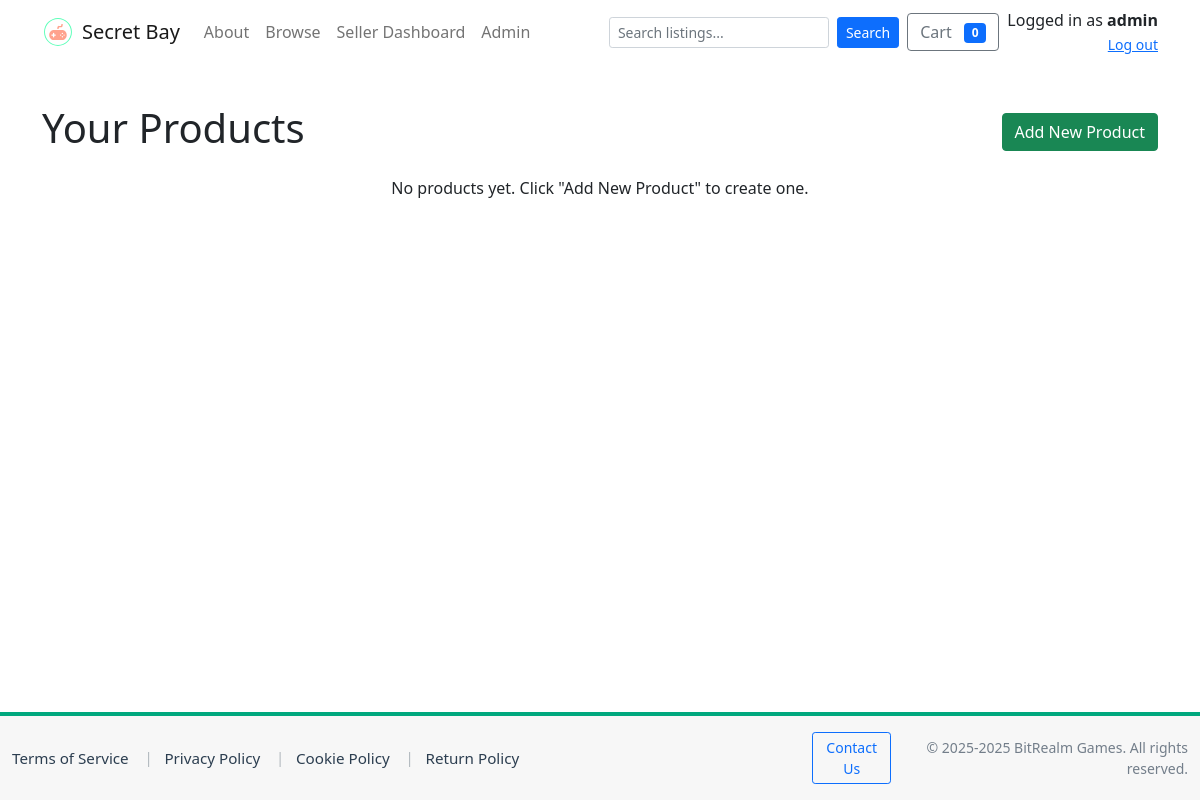
Page /seller/dashboard (signed in) on the earlier database version.
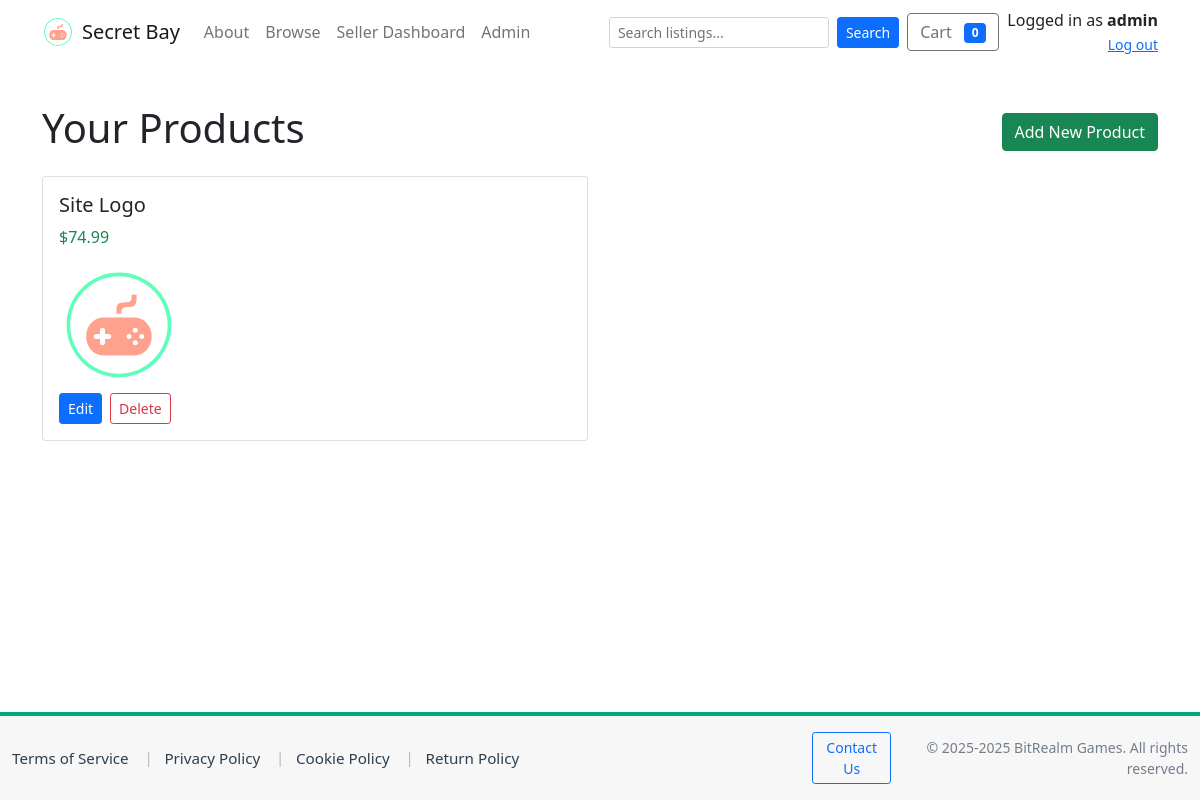
Same page on the later database version.
### tables this page shows
CREATE TABLE products (
    id INTEGER PRIMARY KEY AUTOINCREMENT,
    seller_id INTEGER,
    title TEXT NOT NULL,
    description TEXT,
    price REAL NOT NULL CHECK(price >= 0),
    stock INTEGER DEFAULT 0,
    created_at TEXT NOT NULL DEFAULT (datetime('now')), image_url TEXT, category_id INTEGER,
    FOREIGN KEY(seller_id) REFERENCES users(id) ON DELETE SET NULL
);

### app.py (the view)
@app.route('/seller/dashboard')
@login_required
@seller_required
def seller_dashboard():
    uid = session.get('user_id')
    conn = get_db_connection()
    cur = conn.cursor()
    cur.execute("SELECT id, username, business_name, seller_description, logo_url FROM users WHERE id = ?", (uid,))
    seller = cur.fetchone()
    cur.execute("SELECT id, title, price, stock, created_at, image_url FROM products WHERE seller_id = ? ORDER BY created_at DESC", (uid,))
    products = cur.fetchall()
    conn.close()
    return render_template('seller/products.html', seller=seller, products=products)

### app.py (called while the page is built)
def get_db_connection(path=DB_PATH):
    conn = sqlite3.connect(path)
    conn.row_factory = sqlite3.Row
    conn.execute("PRAGMA foreign_keys = ON;")
    return conn

def login_required(f):
    @wraps(f)
    def decorated(*args, **kwargs):
        if 'user_id' not in session:
            return redirect(url_for('login', next=request.path))
        return f(*args, **kwargs)
    return decorated

def seller_required(f):
    @wraps(f)
    def decorated(*args, **kwargs):
        uid = session.get('user_id')
        if not uid:
            return redirect(url_for('login', next=request.path))
        conn = get_db_connection()
        cur = conn.cursor()
        cur.execute("SELECT is_seller FROM users WHERE id = ?", (uid,))
        u = cur.fetchone()
        conn.close()
        if not (u and u['is_seller']):
            flash('Seller access required.')
            return redirect(url_for('index'))
        return f(*args, **kwargs)
    return decorated

### templates/seller/products.html (shortened to what this page needs)
<!doctype html>
<html lang="en">
<head>
  <link href="https://cdn.jsdelivr.net/npm/bootstrap@5.1.3/dist/css/bootstrap.min.css" rel="stylesheet">
</head>
<body>
  {% include 'navbar.html' %}
  <div class="container my-4">
    <div class="d-flex justify-content-between align-items-center">
      <h1>Your Products</h1>
      <a href="{{ url_for('seller_product_new') }}" class="btn btn-success">Add New Product</a>
    </div>
    <div class="row mt-3">
      {% if products %}
        {% for p in products %}
          <div class="col-md-6">
            <div class="card mb-3">
              <div class="card-body">
                <h5 class="card-title">{{ p['title'] }}</h5>
                <p class="card-text text-success">${{ '%.2f'|format(p['price']) }}</p>
                {% if p['image_url'] %}
                  <img src="{{ p['image_url'] }}" alt="{{ p['title'] }}" style="max-height:120px; width:auto;" class="mb-2">
                {% endif %}
                <div class="d-flex gap-2">
                  <a href="{{ url_for('seller_product_edit', product_id=p['id']) }}" class="btn btn-sm btn-primary">Edit</a>
                  <form method="post" action="{{ url_for('seller_product_delete', product_id=p['id']) }}" style="display:inline" onsubmit="return confirm('Delete this product?');">
                    <button class="btn btn-sm btn-outline-danger">Delete</button>
                  </form>
                </div>
              </div>
            </div>
          </div>
        {% endfor %}
      {% else %}
        <div class="col-12 text-center">
          <p>No products yet. Click "Add New Product" to create one.</p>
        </div>
      {% endif %}
    </div>
  </div>
  {% include 'footer.html' %}
</body>
</html>

Differences in the rows shown:
added products: title "Site Logo", price "74.99", image_url (picture)
Other differences:
text no longer shown: "No products yet. Click \"Add New Product\" to create one."
